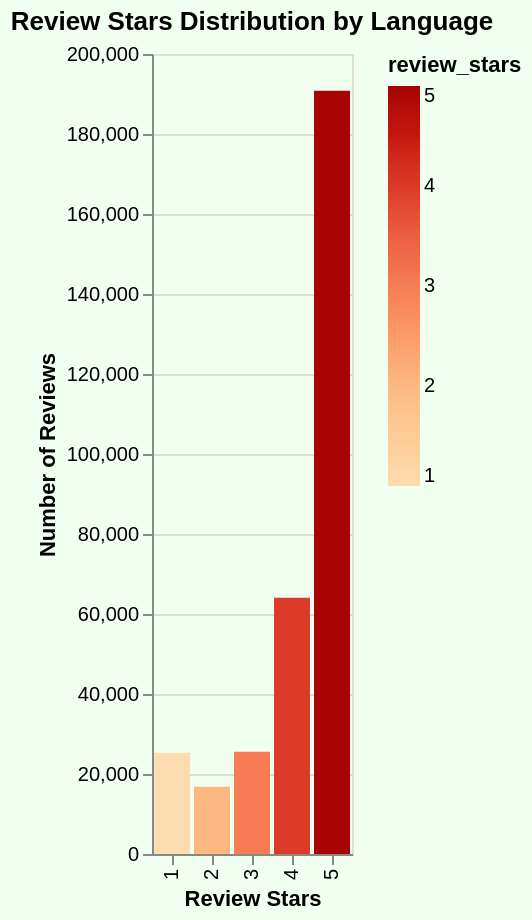

The Vega-Lite source for this figure:
### Vega-Lite specification from a JSON file in a GitHub repository (floating-point values rounded to 4 significant figures)
{"config": {"view": {"continuousWidth": 300, "continuousHeight": 300}}, "data": {"name": "data-cf01a01cf2091f2be7c6e9c51d56d1b6"}, "mark": {"type": "bar"}, "background": "#f0fff0", "encoding": {"color": {"field": "review_stars", "scale": {"scheme": "orangered"}, "type": "quantitative"}, "tooltip": [{"field": "review_stars", "type": "quantitative"}, {"field": "count_reviews", "type": "quantitative"}], "x": {"field": "review_stars", "title": "Review Stars", "type": "ordinal"}, "y": {"field": "count_reviews", "title": "Number of Reviews", "type": "quantitative"}}, "height": 400, "params": [{"name": "param_127", "select": {"type": "point", "fields": ["language"]}, "bind": {"input": "select", "options": ["Aragonese", "Arabic", "Bosnian", "Czech", "Danish", "German", "Greek", "English", "Spanish", "Finnish", "French", "Galician", "Hebrew", "Croatian", "Hungarian", "Italian", "Japanese", "Korean", "Latin", "Dutch", "Norwegian", "Occitan", "Polish", "Portuguese", "Russian", "Slovak", "Swedish", "Turkish", "Chinese"], "name": "Language"}, "value": "Italian"}], "title": "Review Stars Distribution by Language", "transform": [{"filter": {"param": "param_127"}}], "width": "container", "$schema": "https://vega.github.io/schema/vega-lite/v5.17.0.json", "datasets": {"data-cf01a01cf2091f2be7c6e9c51d56d1b6": [{"langid": "an", "review_stars": 5, "count_reviews": 39, "language": "Aragonese"}, {"langid": "ar", "review_stars": 5, "count_reviews": 61, "language": "Arabic"}, {"langid": "bs", "review_stars": 5, "count_reviews": 12, "language": "Bosnian"}, {"langid": "cs", "review_stars": 1, "count_reviews": 11, "language": "Czech"}, {"langid": "cs", "review_stars": 3, "count_reviews": 11, "language": "Czech"}, {"langid": "cs", "review_stars": 4, "count_reviews": 30, "language": "Czech"}, {"langid": "cs", "review_stars": 5, "count_reviews": 154, "language": "Czech"}, {"langid": "da", "review_stars": 1, "count_reviews": 138, "language": "Danish"}, {"langid": "da", "review_stars": 2, "count_reviews": 106, "language": "Danish"}, {"langid": "da", "review_stars": 3, "count_reviews": 118, "language": "Danish"}, {"langid": "da", "review_stars": 4, "count_reviews": 330, "language": "Danish"}, {"langid": "da", "review_stars": 5, "count_reviews": 816, "language": "Danish"}, {"langid": "de", "review_stars": 1, "count_reviews": 826, "language": "German"}, {"langid": "de", "review_stars": 2, "count_reviews": 433, "language": "German"}, {"langid": "de", "review_stars": 3, "count_reviews": 603, "language": "German"}, {"langid": "de", "review_stars": 4, "count_reviews": 1401, "language": "German"}, {"langid": "de", "review_stars": 5, "count_reviews": 5891, "language": "German"}, {"langid": "el", "review_stars": 1, "count_reviews": 159, "language": "Greek"}, {"langid": "el", "review_stars": 2, "count_reviews": 78, "language": "Greek"}, {"langid": "el", "review_stars": 3, "count_reviews": 132, "language": "Greek"}, {"langid": "el", "review_stars": 4, "count_reviews": 313, "language": "Greek"}, {"langid": "el", "review_stars": 5, "count_reviews": 906, "language": "Greek"}, {"langid": "en", "review_stars": 1, "count_reviews": 8883, "language": "English"}, {"langid": "en", "review_stars": 2, "count_reviews": 4262, "language": "English"}, {"langid": "en", "review_stars": 3, "count_reviews": 5235, "language": "English"}, {"langid": "en", "review_stars": 4, "count_reviews": 12613, "language": "English"}, {"langid": "en", "review_stars": 5, "count_reviews": 75772, "language": "English"}, {"langid": "es", "review_stars": 1, "count_reviews": 2462, "language": "Spanish"}, {"langid": "es", "review_stars": 2, "count_reviews": 893, "language": "Spanish"}, {"langid": "es", "review_stars": 3, "count_reviews": 1473, "language": "Spanish"}, {"langid": "es", "review_stars": 4, "count_reviews": 3829, "language": "Spanish"}, {"langid": "es", "review_stars": 5, "count_reviews": 15795, "language": "Spanish"}, {"langid": "fi", "review_stars": 1, "count_reviews": 22, "language": "Finnish"}, {"langid": "fi", "review_stars": 2, "count_reviews": 14, "language": "Finnish"}, {"langid": "fi", "review_stars": 3, "count_reviews": 22, "language": "Finnish"}, {"langid": "fi", "review_stars": 4, "count_reviews": 48, "language": "Finnish"}, {"langid": "fi", "review_stars": 5, "count_reviews": 105, "language": "Finnish"}, {"langid": "fr", "review_stars": 1, "count_reviews": 2948, "language": "French"}, {"langid": "fr", "review_stars": 2, "count_reviews": 1815, "language": "French"}, {"langid": "fr", "review_stars": 3, "count_reviews": 2414, "language": "French"}, {"langid": "fr", "review_stars": 4, "count_reviews": 6573, "language": "French"}, {"langid": "fr", "review_stars": 5, "count_reviews": 20581, "language": "French"}, {"langid": "gl", "review_stars": 5, "count_reviews": 11, "language": "Galician"}, {"langid": "he", "review_stars": 1, "count_reviews": 61, "language": "Hebrew"}, {"langid": "he", "review_stars": 2, "count_reviews": 37, "language": "Hebrew"}, {"langid": "he", "review_stars": 3, "count_reviews": 40, "language": "Hebrew"}, {"langid": "he", "review_stars": 4, "count_reviews": 72, "language": "Hebrew"}, {"langid": "he", "review_stars": 5, "count_reviews": 398, "language": "Hebrew"}, {"langid": "hr", "review_stars": 4, "count_reviews": 11, "language": "Croatian"}, {"langid": "hr", "review_stars": 5, "count_reviews": 63, "language": "Croatian"}, {"langid": "hu", "review_stars": 4, "count_reviews": 34, "language": "Hungarian"}, {"langid": "hu", "review_stars": 5, "count_reviews": 243, "language": "Hungarian"}, {"langid": "it", "review_stars": 1, "count_reviews": 25334, "language": "Italian"}, {"langid": "it", "review_stars": 2, "count_reviews": 16823, "language": "Italian"}, {"langid": "it", "review_stars": 3, "count_reviews": 25587, "language": "Italian"}, {"langid": "it", "review_stars": 4, "count_reviews": 64052, "language": "Italian"}, {"langid": "it", "review_stars": 5, "count_reviews": 190797, "language": "Italian"}, {"langid": "ja", "review_stars": 1, "count_reviews": 51, "language": "Japanese"}, {"langid": "ja", "review_stars": 2, "count_reviews": 26, "language": "Japanese"}, {"langid": "ja", "review_stars": 3, "count_reviews": 84, "language": "Japanese"}, {"langid": "ja", "review_stars": 4, "count_reviews": 217, "language": "Japanese"}, {"langid": "ja", "review_stars": 5, "count_reviews": 478, "language": "Japanese"}, {"langid": "ko", "review_stars": 1, "count_reviews": 41, "language": "Korean"}, {"langid": "ko", "review_stars": 2, "count_reviews": 13, "language": "Korean"}, {"langid": "ko", "review_stars": 3, "count_reviews": 22, "language": "Korean"}, {"langid": "ko", "review_stars": 4, "count_reviews": 67, "language": "Korean"}, {"langid": "ko", "review_stars": 5, "count_reviews": 241, "language": "Korean"}, {"langid": "la", "review_stars": 1, "count_reviews": 17, "language": "Latin"}, {"langid": "la", "review_stars": 5, "count_reviews": 112, "language": "Latin"}, {"langid": "nl", "review_stars": 1, "count_reviews": 398, "language": "Dutch"}, {"langid": "nl", "review_stars": 2, "count_reviews": 247, "language": "Dutch"}, {"langid": "nl", "review_stars": 3, "count_reviews": 308, "language": "Dutch"}, {"langid": "nl", "review_stars": 4, "count_reviews": 1038, "language": "Dutch"}, {"langid": "nl", "review_stars": 5, "count_reviews": 2911, "language": "Dutch"}, {"langid": "no", "review_stars": 1, "count_reviews": 108, "language": "Norwegian"}, {"langid": "no", "review_stars": 2, "count_reviews": 90, "language": "Norwegian"}, {"langid": "no", "review_stars": 3, "count_reviews": 95, "language": "Norwegian"}, {"langid": "no", "review_stars": 4, "count_reviews": 247, "language": "Norwegian"}, {"langid": "no", "review_stars": 5, "count_reviews": 746, "language": "Norwegian"}, {"langid": "oc", "review_stars": 5, "count_reviews": 12, "language": "Occitan"}, {"langid": "pl", "review_stars": 1, "count_reviews": 73, "language": "Polish"}, {"langid": "pl", "review_stars": 2, "count_reviews": 39, "language": "Polish"}, {"langid": "pl", "review_stars": 3, "count_reviews": 62, "language": "Polish"}, {"langid": "pl", "review_stars": 4, "count_reviews": 164, "language": "Polish"}, {"langid": "pl", "review_stars": 5, "count_reviews": 1037, "language": "Polish"}, {"langid": "pt", "review_stars": 1, "count_reviews": 582, "language": "Portuguese"}, {"langid": "pt", "review_stars": 2, "count_reviews": 281, "language": "Portuguese"}, {"langid": "pt", "review_stars": 3, "count_reviews": 440, "language": "Portuguese"}, {"langid": "pt", "review_stars": 4, "count_reviews": 1259, "language": "Portuguese"}, {"langid": "pt", "review_stars": 5, "count_reviews": 4381, "language": "Portuguese"}, {"langid": "ru", "review_stars": 1, "count_reviews": 361, "language": "Russian"}, {"langid": "ru", "review_stars": 2, "count_reviews": 204, "language": "Russian"}, {"langid": "ru", "review_stars": 3, "count_reviews": 240, "language": "Russian"}, {"langid": "ru", "review_stars": 4, "count_reviews": 397, "language": "Russian"}, {"langid": "ru", "review_stars": 5, "count_reviews": 2849, "language": "Russian"}, {"langid": "sk", "review_stars": 5, "count_reviews": 55, "language": "Slovak"}, {"langid": "sv", "review_stars": 1, "count_reviews": 138, "language": "Swedish"}, {"langid": "sv", "review_stars": 2, "count_reviews": 96, "language": "Swedish"}, {"langid": "sv", "review_stars": 3, "count_reviews": 133, "language": "Swedish"}, {"langid": "sv", "review_stars": 4, "count_reviews": 380, "language": "Swedish"}, {"langid": "sv", "review_stars": 5, "count_reviews": 816, "language": "Swedish"}, {"langid": "tr", "review_stars": 1, "count_reviews": 30, "language": "Turkish"}, {"langid": "tr", "review_stars": 2, "count_reviews": 25, "language": "Turkish"}, {"langid": "tr", "review_stars": 3, "count_reviews": 42, "language": "Turkish"}, {"langid": "tr", "review_stars": 4, "count_reviews": 99, "language": "Turkish"}, {"langid": "tr", "review_stars": 5, "count_reviews": 358, "language": "Turkish"}, {"langid": "zh", "review_stars": 1, "count_reviews": 62, "language": "Chinese"}, {"langid": "zh", "review_stars": 2, "count_reviews": 13, "language": "Chinese"}, {"langid": "zh", "review_stars": 3, "count_reviews": 29, "language": "Chinese"}, {"langid": "zh", "review_stars": 4, "count_reviews": 89, "language": "Chinese"}, {"langid": "zh", "review_stars": 5, "count_reviews": 273, "language": "Chinese"}]}}
